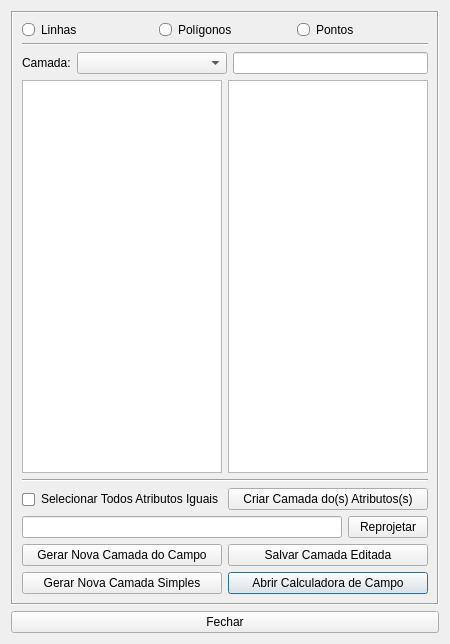
<?xml version="1.0" encoding="UTF-8"?>
<ui version="4.0">
 <class>GerenciadordeTabelasDialog</class>
 <widget class="QDialog" name="GerenciadordeTabelasDialog">
  <property name="geometry">
   <rect>
    <x>0</x>
    <y>0</y>
    <width>448</width>
    <height>644</height>
   </rect>
  </property>
  <property name="minimumSize">
   <size>
    <width>0</width>
    <height>600</height>
   </size>
  </property>
  <property name="maximumSize">
   <size>
    <width>1000</width>
    <height>16777215</height>
   </size>
  </property>
  <property name="windowTitle">
   <string>Dialog</string>
  </property>
  <property name="windowIcon">
   <iconset>
    <normaloff>../icones/tabela.png</normaloff>../icones/tabela.png</iconset>
  </property>
  <property name="sizeGripEnabled">
   <bool>false</bool>
  </property>
  <property name="modal">
   <bool>false</bool>
  </property>
  <layout class="QGridLayout" name="gridLayout_8">
   <item row="0" column="0">
    <widget class="QFrame" name="frame">
     <property name="enabled">
      <bool>true</bool>
     </property>
     <property name="frameShape">
      <enum>QFrame::Shape::Box</enum>
     </property>
     <property name="frameShadow">
      <enum>QFrame::Shadow::Sunken</enum>
     </property>
     <layout class="QGridLayout" name="gridLayout_11">
      <item row="8" column="0" colspan="2">
       <layout class="QGridLayout" name="gridLayout_4">
        <item row="0" column="1">
         <widget class="QPushButton" name="pushButtonAbrirCalculadora">
          <property name="maximumSize">
           <size>
            <width>16777215</width>
            <height>23</height>
           </size>
          </property>
          <property name="styleSheet">
           <string notr="true">QPushButton {
    /* Mantém o estilo original do botão */
    transition: all 0.2s ease; /* Suaviza todas as transições de estado */
}

QPushButton:hover {
    background-color: qlineargradient(spread:pad, x1:0, y1:0, x2:0, y2:1, stop:0 #80dfff, stop:1 #66c2ff); /* Gradiente suave em tons de azul malibu */
    border: 1px solid #3399ff; /* Borda azul malibu mais escura */
    border-radius: 4px; /* Cantos arredondados */
    box-shadow: 0px 4px 8px rgba(102, 194, 255, 0.8); /* Sombra azul malibu brilhante e levemente deslocada para dar profundidade */
}

QPushButton:pressed {
    background-color: qlineargradient(spread:pad, x1:0, y1:0, x2:0, y2:1, stop:0 #66c2ff, stop:1 #3399ff); /* Gradiente mais escuro para efeito pressionado */
    border: 1px solid #007acc; /* Borda azul malibu ainda mais escura */
    box-shadow: inset 0px 4px 8px rgba(102, 194, 255, 0.8); /* Sombra interna para dar a impressão de que o botão foi pressionado */
    transform: scale(0.98); /* Leve redução no tamanho para simular o pressionar */
}
</string>
          </property>
          <property name="text">
           <string>Abrir Calculadora de Campo</string>
          </property>
         </widget>
        </item>
        <item row="0" column="0">
         <widget class="QPushButton" name="pushButtonNovaCamada">
          <property name="maximumSize">
           <size>
            <width>16777215</width>
            <height>23</height>
           </size>
          </property>
          <property name="styleSheet">
           <string notr="true">QPushButton {
    /* Mantém o estilo original do botão */
    transition: all 0.2s ease; /* Suaviza todas as transições de estado */
}

QPushButton:hover {
    background-color: qlineargradient(spread:pad, x1:0, y1:0, x2:0, y2:1, stop:0 #ffecb3, stop:1 #ffd700); /* Gradiente suave em tons de ouro claro */
    border: 1px solid #b8860b; /* Borda ouro mais escura */
    border-radius: 4px; /* Cantos arredondados */
    box-shadow: 0px 4px 8px rgba(218, 165, 32, 0.8); /* Sombra ouro brilhante e levemente deslocada para dar profundidade */
}

QPushButton:pressed {
    background-color: qlineargradient(spread:pad, x1:0, y1:0, x2:0, y2:1, stop:0 #ffd700, stop:1 #b8860b); /* Gradiente mais escuro para efeito pressionado */
    border: 1px solid #8b6508; /* Borda ouro ainda mais escura */
    box-shadow: inset 0px 4px 8px rgba(218, 165, 32, 0.8); /* Sombra interna para dar a impressão de que o botão foi pressionado */
    transform: scale(0.98); /* Leve redução no tamanho para simular o pressionar */
}
</string>
          </property>
          <property name="text">
           <string>Gerar Nova Camada Simples</string>
          </property>
         </widget>
        </item>
       </layout>
      </item>
      <item row="6" column="0" colspan="2">
       <layout class="QGridLayout" name="gridLayout_6">
        <item row="0" column="0">
         <widget class="QLineEdit" name="lineEditProjecao">
          <property name="maximumSize">
           <size>
            <width>16777215</width>
            <height>23</height>
           </size>
          </property>
         </widget>
        </item>
        <item row="0" column="1">
         <widget class="QPushButton" name="pushButtonReprojetar">
          <property name="maximumSize">
           <size>
            <width>16777215</width>
            <height>23</height>
           </size>
          </property>
          <property name="styleSheet">
           <string notr="true">QPushButton {
    /* Mantém o estilo original do botão */
    transition: all 0.2s ease; /* Suaviza todas as transições de estado */
}

QPushButton:hover {
    background-color: qlineargradient(spread:pad, x1:0, y1:0, x2:0, y2:1, stop:0 #ffecb3, stop:1 #ffd700); /* Gradiente suave em tons de ouro claro */
    border: 1px solid #b8860b; /* Borda ouro mais escura */
    border-radius: 4px; /* Cantos arredondados */
    box-shadow: 0px 4px 8px rgba(218, 165, 32, 0.8); /* Sombra ouro brilhante e levemente deslocada para dar profundidade */
}

QPushButton:pressed {
    background-color: qlineargradient(spread:pad, x1:0, y1:0, x2:0, y2:1, stop:0 #ffd700, stop:1 #b8860b); /* Gradiente mais escuro para efeito pressionado */
    border: 1px solid #8b6508; /* Borda ouro ainda mais escura */
    box-shadow: inset 0px 4px 8px rgba(218, 165, 32, 0.8); /* Sombra interna para dar a impressão de que o botão foi pressionado */
    transform: scale(0.98); /* Leve redução no tamanho para simular o pressionar */
}
</string>
          </property>
          <property name="text">
           <string>Reprojetar</string>
          </property>
         </widget>
        </item>
       </layout>
      </item>
      <item row="2" column="0" colspan="2">
       <layout class="QGridLayout" name="gridLayout_2">
        <item row="0" column="1">
         <widget class="QComboBox" name="comboBoxCamada">
          <property name="minimumSize">
           <size>
            <width>150</width>
            <height>0</height>
           </size>
          </property>
          <property name="maximumSize">
           <size>
            <width>500</width>
            <height>16777215</height>
           </size>
          </property>
         </widget>
        </item>
        <item row="0" column="0">
         <widget class="QLabel" name="label">
          <property name="maximumSize">
           <size>
            <width>80</width>
            <height>16777215</height>
           </size>
          </property>
          <property name="text">
           <string>Camada:</string>
          </property>
         </widget>
        </item>
        <item row="0" column="2">
         <widget class="QLineEdit" name="lineEditPesquisar"/>
        </item>
       </layout>
      </item>
      <item row="5" column="0" colspan="2">
       <layout class="QGridLayout" name="gridLayout_5">
        <item row="0" column="0">
         <widget class="QCheckBox" name="checkBoxSelecionaAtributos">
          <property name="maximumSize">
           <size>
            <width>16777215</width>
            <height>23</height>
           </size>
          </property>
          <property name="styleSheet">
           <string notr="true">QCheckBox::indicator {
    width: 11px;  /* Aumentei um pouco o tamanho para melhor visualização */
    height: 11px;
    border-radius: 2px; /* Cantos ligeiramente arredondados */
    background-color: #ffffff; /* Cor de fundo padrão */
    border: 1px solid #8a8a8a; /* Borda padrão */
    transition: all 0.2s ease; /* Suaviza as transições */
}

QCheckBox::indicator:hover {
    background-color: #ffffd5; /* Amarelo suave ao passar o mouse */
    border: 1px solid #8a8a8a; /* Borda padrão ao passar o mouse */
    border-radius: 2px; /* Mantém os cantos arredondados */
}

QCheckBox::indicator:checked {
    width: 11px;  /* Aumentei um pouco o tamanho para melhor visualização */
    height: 11px;
    background-color: #ffff00; /* Amarelo mais forte ao ser clicado */
    border: 1px solid #65964b; /* Borda verde escura ao ser clicado */
    border-radius: 3px; /* Mantém os cantos arredondados */
    box-shadow: inset 0px 4px 8px rgba(255, 0, 0, 0.5); /* Sombra interna para efeito 3D */
}</string>
          </property>
          <property name="text">
           <string>Selecionar Todos Atributos Iguais</string>
          </property>
         </widget>
        </item>
        <item row="0" column="1">
         <widget class="QPushButton" name="pushButtonCamadasAtributos">
          <property name="maximumSize">
           <size>
            <width>16777215</width>
            <height>23</height>
           </size>
          </property>
          <property name="styleSheet">
           <string notr="true">/* Estado normal: mantém o estilo original definido pelo Qtdesigner */
QPushButton {
    /* Não há alterações aqui, preserva o visual padrão */
}

/* Ao passar o mouse: aplica o efeito &quot;Windows Vista&quot; com azul neon */
QPushButton:hover {
    background: qlineargradient(
        spread: pad,
        x1: 0, y1: 0,
        x2: 0, y2: 1,
        stop: 0   #00f7ff,  /* Topo levemente mais claro */
        stop: 0.8 #80f0ff,
        stop: 1   #60e0f0   /* Fundo com variação suave */
    );
    border: 1px solid #00d9ff; /* Realça a borda em azul neon */
    border-radius: 4px;         /* Garante cantos arredondados, se necessário */
    transition: all 0.2s ease;  /* Suaviza a transição do efeito */
}

/* Ao clicar: fixa o efeito com cor sólida e aparência &quot;pressionada&quot; */
QPushButton:pressed {
    background: qlineargradient(
        spread: pad,
        x1: 0, y1: 0,
        x2: 0, y2: 1,
        stop: 0   #00d9ff,  /* Gradiente para efeito pressionado */
        stop: 1   #00daf7
    );
    border: 1px solid #0099b3;  /* Borda levemente escurecida */
    transform: scale(0.98);      /* Sutil redução de escala para simular clique */
}</string>
          </property>
          <property name="text">
           <string>Criar Camada do(s) Atributos(s)</string>
          </property>
         </widget>
        </item>
       </layout>
      </item>
      <item row="1" column="0" colspan="2">
       <widget class="Line" name="line">
        <property name="orientation">
         <enum>Qt::Orientation::Horizontal</enum>
        </property>
       </widget>
      </item>
      <item row="4" column="0" colspan="2">
       <widget class="Line" name="line_2">
        <property name="orientation">
         <enum>Qt::Orientation::Horizontal</enum>
        </property>
       </widget>
      </item>
      <item row="7" column="0" colspan="2">
       <layout class="QGridLayout" name="gridLayout_7">
        <item row="0" column="0">
         <widget class="QPushButton" name="pushButtonCampo">
          <property name="maximumSize">
           <size>
            <width>16777215</width>
            <height>23</height>
           </size>
          </property>
          <property name="styleSheet">
           <string notr="true">QPushButton {
    /* Mantém o estilo original do botão */
    transition: all 0.2s ease; /* Suaviza todas as transições de estado */
}

QPushButton:hover {
    background-color: qlineargradient(spread:pad, x1:0, y1:0, x2:0, y2:1, stop:0 #ffcc99, stop:1 #ff9966); /* Gradiente suave em tons de laranja claro */
    border: 1px solid #ff6600; /* Borda laranja mais escura */
    border-radius: 4px; /* Cantos arredondados */
    box-shadow: 0px 4px 8px rgba(255, 165, 0, 0.8); /* Sombra laranja brilhante e levemente deslocada para dar profundidade */
}

QPushButton:pressed {
    background-color: qlineargradient(spread:pad, x1:0, y1:0, x2:0, y2:1, stop:0 #ff9966, stop:1 #ff6600); /* Gradiente mais escuro para efeito pressionado */
    border: 1px solid #cc5200; /* Borda laranja ainda mais escura */
    box-shadow: inset 0px 4px 8px rgba(255, 165, 0, 0.8); /* Sombra interna para dar a impressão de que o botão foi pressionado */
    transform: scale(0.98); /* Leve redução no tamanho para simular o pressionar */
}
</string>
          </property>
          <property name="text">
           <string>Gerar Nova Camada do Campo</string>
          </property>
         </widget>
        </item>
        <item row="0" column="1">
         <widget class="QPushButton" name="pushButtonSalvarCamadaEditada">
          <property name="maximumSize">
           <size>
            <width>16777215</width>
            <height>23</height>
           </size>
          </property>
          <property name="styleSheet">
           <string notr="true">/* Estado normal: mantém o estilo original definido pelo Qtdesigner */
QPushButton {
    /* Não há alterações aqui, preserva o visual padrão */
}

/* Ao passar o mouse: aplica o efeito &quot;Windows Vista&quot; com azul padrão,
   onde a parte inferior apresenta um tom mais claro e iluminado */
QPushButton:hover {
    background: qlineargradient(
        spread: pad,
        x1: 0, y1: 0,
        x2: 0, y2: 1,
        stop: 0   #87CEFA,   /* Topo: LightSkyBlue, leve e claro */
        stop: 0.8 #1E90FF,   /* Meio: DodgerBlue, cor padrão e vibrante */
        stop: 1   #ADD8E6    /* Fundo: LightBlue, mais claro e iluminado */
    );
    border: 1px solid #1E90FF; /* Realça a borda com DodgerBlue */
    border-radius: 4px;        /* Garante cantos arredondados, se necessário */
    transition: all 0.2s ease; /* Suaviza a transição do efeito */
}

/* Ao clicar: fixa o efeito com cor sólida e aparência &quot;pressionada&quot; */
QPushButton:pressed {
    background: qlineargradient(
        spread: pad,
        x1: 0, y1: 0,
        x2: 0, y2: 1,
        stop: 0   #1E90FF,   /* Inicia com DodgerBlue */
        stop: 1   #1874CD    /* Finaliza com um tom mais escuro */
    );
    border: 1px solid #1560BD; /* Borda levemente escurecida */
    transform: scale(0.98);     /* Sutil redução de escala para simular clique */
}
</string>
          </property>
          <property name="text">
           <string>Salvar Camada Editada</string>
          </property>
         </widget>
        </item>
       </layout>
      </item>
      <item row="0" column="0" colspan="2">
       <layout class="QGridLayout" name="gridLayout">
        <item row="0" column="0">
         <widget class="QRadioButton" name="radioButtonLinha">
          <property name="styleSheet">
           <string notr="true">QRadioButton::indicator {
    width: 11px;
    height: 11px;
    border-radius: 5px; /* Aproximação de circular */
    background-color: #ffffff; /* Cor de fundo padrão */
    border: 1px solid #8a8a8a;
    transition: all 0.2s ease;
}

QRadioButton::indicator:hover {
    background-color: #cce6ff; /* Azul bem claro ao passar o mouse */
    border: 1px solid #8a8a8a;
    border-radius: 5px;
}

QRadioButton::indicator:checked {
    width: 11px;
    height: 11px;
    background-color: #007BFF; /* Azul vibrante */
    border: 1px solid #004080; /* Azul escuro para contraste */
    border-radius: 5px;
    box-shadow: inset 0px 4px 8px rgba(0, 0, 0, 0.5); /* Efeito 3D interno */
}
</string>
          </property>
          <property name="text">
           <string>Linhas</string>
          </property>
         </widget>
        </item>
        <item row="0" column="1">
         <widget class="QRadioButton" name="radioButtonPoligono">
          <property name="styleSheet">
           <string notr="true">QRadioButton::indicator {
    width: 11px;
    height: 11px;
    border-radius: 5px; /* Aproximação de circular */
    background-color: #ffffff; /* Cor de fundo padrão */
    border: 1px solid #8a8a8a;
    transition: all 0.2s ease;
}

QRadioButton::indicator:hover {
    background-color: #ffcccc; /* Vermelho bem claro ao passar o mouse */
    border: 1px solid #8a8a8a;
    border-radius: 5px;
}

QRadioButton::indicator:checked {
    width: 11px;
    height: 11px;
    background-color: #FF0000; /* Vermelho vibrante */
    border: 1px solid #8B0000; /* Vermelho escuro para contraste */
    border-radius: 5px;
    box-shadow: inset 0px 4px 8px rgba(0, 0, 0, 0.5); /* Efeito 3D interno */
}
</string>
          </property>
          <property name="text">
           <string>Polígonos</string>
          </property>
         </widget>
        </item>
        <item row="0" column="2">
         <widget class="QRadioButton" name="radioButtonPonto">
          <property name="styleSheet">
           <string notr="true">QRadioButton::indicator {
    width: 11px;  
    height: 11px;
    border-radius: 5px; /* Circular, pois metade de 11 é aproximadamente 5 */
    background-color: #ffffff; /* Cor de fundo padrão */
    border: 1px solid #8a8a8a;
    transition: all 0.2s ease;
}

QRadioButton::indicator:hover {
    background-color: #aaff7f;
    border: 1px solid #8a8a8a;
    border-radius: 5px;
}

QRadioButton::indicator:checked {
    width: 11px;  
    height: 11px;
    background-color: #00ff00;
    border: 1px solid #65964b;
    border-radius: 5px;
    box-shadow: inset 0px 4px 8px rgba(255, 0, 0, 0.5);
}
</string>
          </property>
          <property name="text">
           <string>Pontos</string>
          </property>
         </widget>
        </item>
       </layout>
      </item>
      <item row="3" column="0" colspan="2">
       <layout class="QGridLayout" name="gridLayout_3">
        <item row="0" column="1">
         <widget class="QTableWidget" name="tableWidgetAtributos">
          <property name="minimumSize">
           <size>
            <width>200</width>
            <height>0</height>
           </size>
          </property>
         </widget>
        </item>
        <item row="0" column="0">
         <widget class="QTableWidget" name="tableWidgetCampo">
          <property name="minimumSize">
           <size>
            <width>200</width>
            <height>0</height>
           </size>
          </property>
          <property name="maximumSize">
           <size>
            <width>300</width>
            <height>16777215</height>
           </size>
          </property>
         </widget>
        </item>
       </layout>
      </item>
     </layout>
    </widget>
   </item>
   <item row="1" column="0">
    <widget class="QPushButton" name="pushButtonFechar">
     <property name="styleSheet">
      <string notr="true">QPushButton {
    /* Mantém o estilo original do botão */
    transition: all 0.2s ease; /* Suaviza todas as transições de estado */
}

QPushButton:hover {
    background-color: qlineargradient(spread:pad, x1:0, y1:0, x2:0, y2:1, stop:0 #ffcccc, stop:1 #ff9999); /* Gradiente suave em tons de vermelho claro */
    border: 1px solid #ff6666; /* Borda vermelha mais escura */
    border-radius: 4px; /* Cantos arredondados */
    box-shadow: 0px 4px 8px rgba(255, 0, 0, 0.8); /* Sombra vermelha brilhante e levemente deslocada para dar profundidade */
}

QPushButton:pressed {
    background-color: qlineargradient(spread:pad, x1:0, y1:0, x2:0, y2:1, stop:0 #ff9999, stop:1 #ff6666); /* Gradiente mais escuro para efeito pressionado */
    border: 1px solid #cc0000; /* Borda vermelha ainda mais escura */
    box-shadow: inset 0px 4px 8px rgba(255, 0, 0, 0.8); /* Sombra interna para dar a impressão de que o botão foi pressionado */
    transform: scale(0.98); /* Leve redução no tamanho para simular o pressionar */
}
</string>
     </property>
     <property name="text">
      <string>Fechar</string>
     </property>
    </widget>
   </item>
  </layout>
 </widget>
 <resources/>
 <connections/>
</ui>
